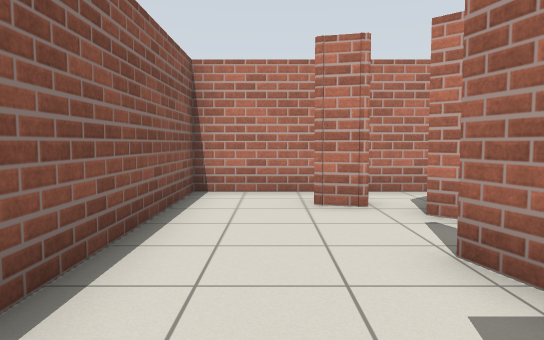
[1] (above)

17 first-person views from a walk through a Gazebo world. The camera is 0.94 m above the floor, tilts 4° down and sees 70° across. The floor is counted in squares, 1 m on a side. Each view is taken from the middle of a square. On the plan, view 1 faces up. The plan holds only what a view shows up to about 13 squares ahead; the rest is blank.

[2]
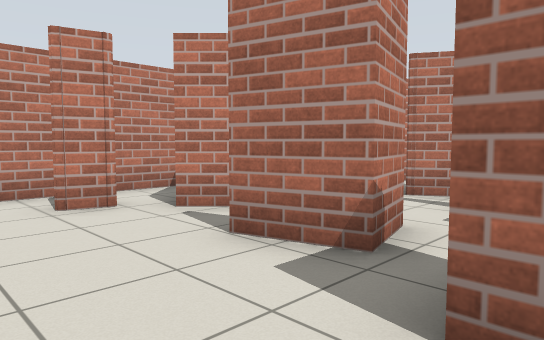

[3]
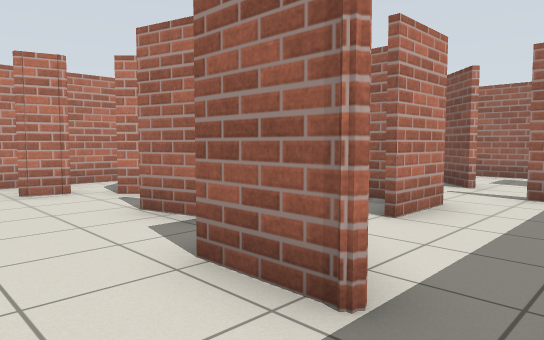

[4]
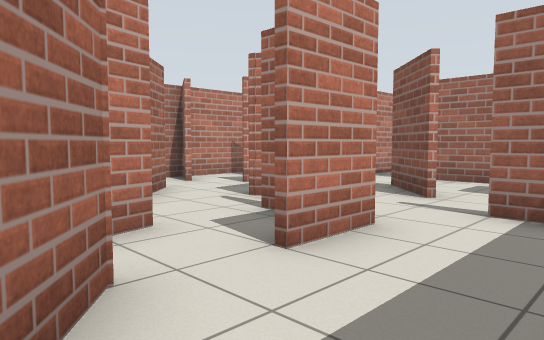

[5]
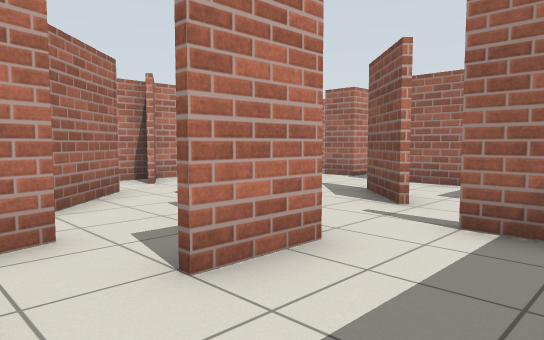

[6]
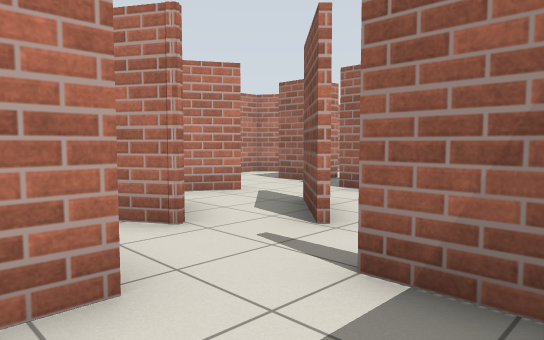

[7]
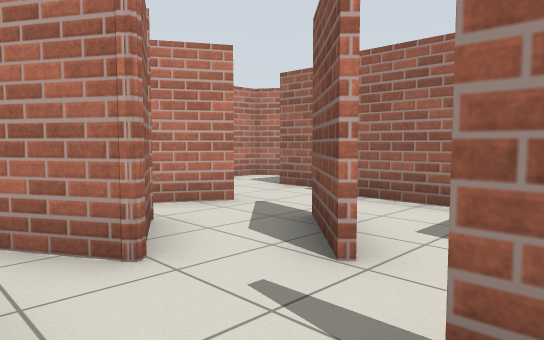

[8]
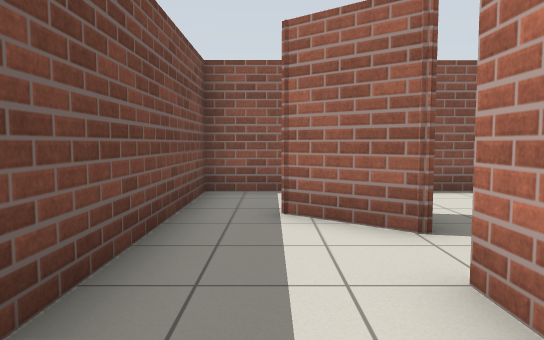

[9]
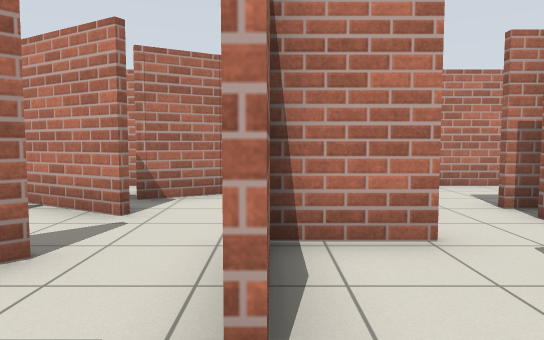

[10]
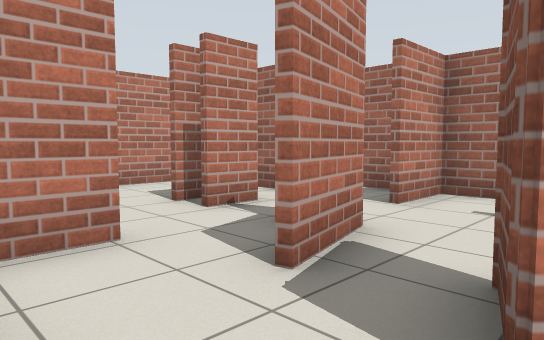

[11]
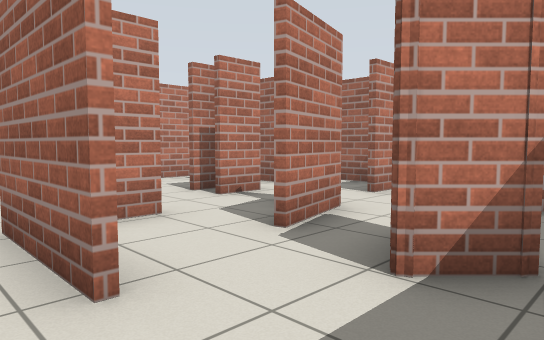

[12]
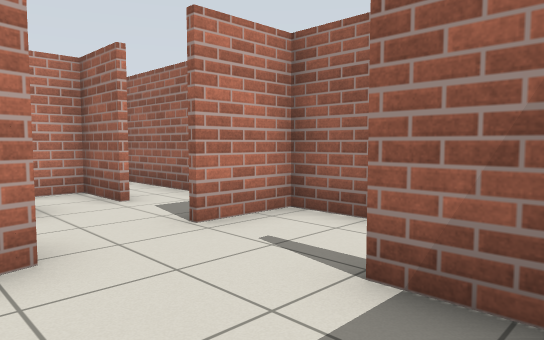

[13]
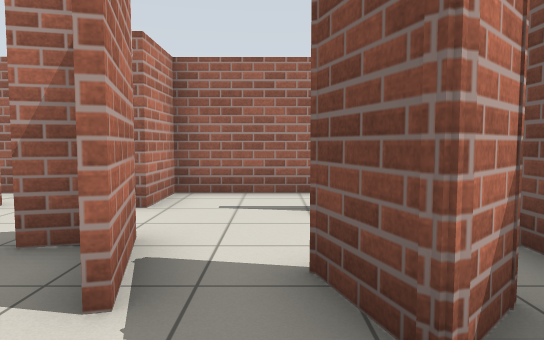

[14]
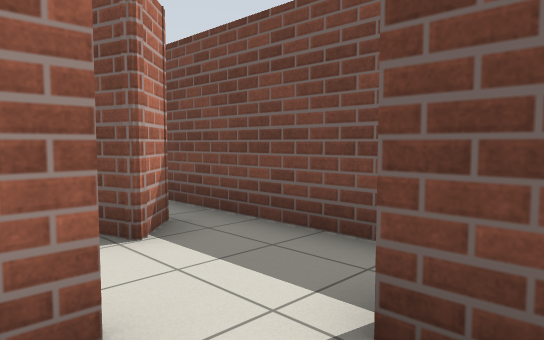

[15]
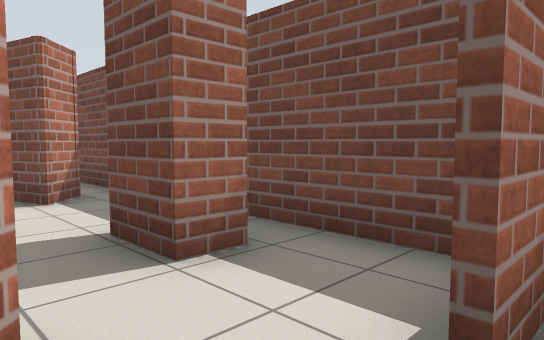

[16]
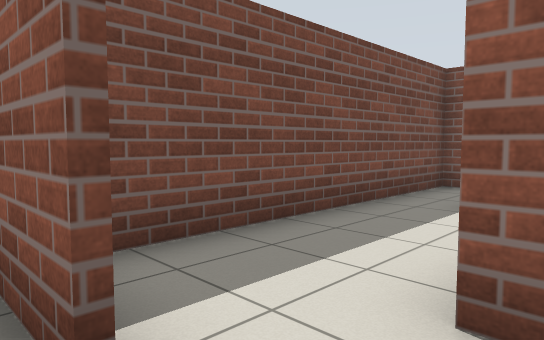

[17]
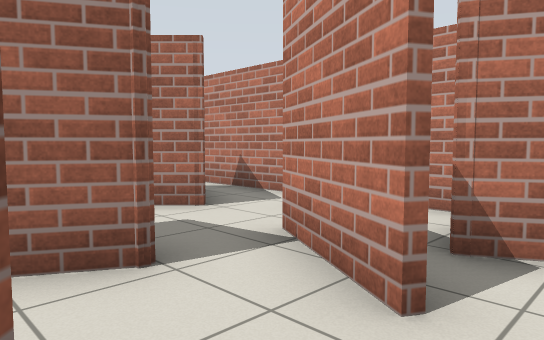

### Floor plan
Points are (right, up) in squares from view 1. A wall is a line through its corners. A room is listed if a view was taken in it or the views show most of it. See-through windows are left out.
Room 1 (views 1, 2, 3)
walls: (1.9, 1.7) (1.5, 3.2); (1.4, 5.6) (0.6, 5.9); (2.6, 4.4) (2, 5.1); (0.8, -1) (0.8, 0.8); (-1.5, -0.8) (-1.5, -2.3) (0.4, -2.3); (2.4, 7.4) (-1.5, 7.4) (-1.5, 2.1)
ways out: opening at (1.5, -1.5) to room 2; gap at (2, 1) to room 2; opening at (3, 7) to room 7
Room 2 (views 4, 5)
walls: (2.1, 0.6) (0.8, -1); (0.4, -2.3) (3.6, -2.3); (3.2, 2) (1.9, 1.7)
ways out: opening at (1.5, -1.5) to room 1; gap at (2, 1) to room 1; opening at (4.5, -1.5) to room 3; opening at (4, 2) to room 8
Room 3 (views 6, 7, 8, 15, 16)
walls: (5, 0.8) (5, 0.3) (3.4, 0.3); (6.4, -1.6) (6.4, -0.4); (7.5, 0.8) (9, 2.3); (3.6, -2.3) (5.8, -2.3); (7.3, 3.4) (6.4, 1.8)
ways out: opening at (4.5, -1.5) to room 2; opening at (8, 0) to room 4
Room 4 (views 9, 10, 11, 12, 13, 14)
walls: (10.8, 0.3) (10.8, 1.5); (8.7, -1.4) (8.7, -0.6) (10, -0.6); (13.3, -1.5) (12.5, -0.7) (13.7, -0.3); (7.1, -2.3) (15.8, -2.3); (14.8, 1.4) (13, 0.9); (6.5, -0.4) (6.5, -1.9); (16.3, -1.6) (16.3, -0.5)
ways out: opening at (8, 0) to room 3; opening at (10, 1) to room 5; opening at (12.5, 1) to room 6; opening at (15, 0)
Room 5 (view 17)
walls: (9.1, 3.9) (8.2, 4.4); (10.8, 1.5) (10.8, 2.9)
ways out: opening at (10, 1) to room 4; opening at (10, 4) to room 10
Room 6 (no view inside)
walls: (14.9, 4.5) (14.2, 4.5); (12.7, 4.1) (11.4, 4.1); (15.4, 3.6) (14.2, 3.6); (12.6, 2.7) (10.9, 2.7); (14.5, 1.7) (14.4, 2.3); (16.6, 4) (16.6, 5.7) (15.7, 5.7); (11, 1.5) (11, 0.3); (16.3, 7.4) (14.6, 7.4); (18.2, 2.5) (18.2, 7.1)
ways out: opening at (12.5, 1) to room 4; opening at (12, 6) to room 9; gap at (12, 4) to room 10; opening at (16, 1)
Room 7 (no view inside)
walls: (6.2, 6.2) (6.9, 7.4); (7, 7.4) (2.4, 7.4)
ways out: opening at (3, 7) to room 1; opening at (6, 5) to room 8
Room 8 (no view inside)
walls: (6.4, 1.8) (5.6, 3.2); (4.8, 1.1) (4.8, 2.1); (5.2, 5.4) (3.5, 3.7); (8.2, 4.4) (7, 5.1)
ways out: opening at (4, 2) to room 2; opening at (6, 5) to room 7
Room 9 (no view inside)
walls: (9.1, 7.4) (7, 7.4); (7.1, 7.4) (6.4, 6.1); (13.1, 6.7) (12.7, 7.4) (11.9, 7.4)
ways out: opening at (12, 6) to room 6; opening at (11, 6) to room 10
Room 10 (no view inside)
walls: (10.2, 6.1) (8.8, 5.3); (11.4, 4.1) (11.4, 5.3)
ways out: opening at (10, 4) to room 5; gap at (12, 4) to room 6; opening at (11, 6) to room 9

Where each view was taken, in squares from view 1:
view 1: 0 up, 0 right, facing up
view 2: 0 up, 1 left, facing up-right
view 3: 2 down, 1 left, facing up-right
view 4: 2 down, 1 right, facing up-right
view 5: 2 down, 2 right, facing up-right
view 6: 2 down, 4 right, facing up-right
view 7: 1 down, 5 right, facing up-right
view 8: 1 down, 6 right, facing left
view 9: 1 down, 11 right, facing up
view 10: 1 down, 11 right, facing up-right
view 11: 2 down, 10 right, facing up-right
view 12: 2 down, 14 right, facing up-right
view 13: 0 up, 11 right, facing right
view 14: 1 up, 9 right, facing down-right
view 15: 1 up, 6 right, facing down-right
view 16: 1 up, 7 right, facing down-left
view 17: 2 up, 10 right, facing up-left
